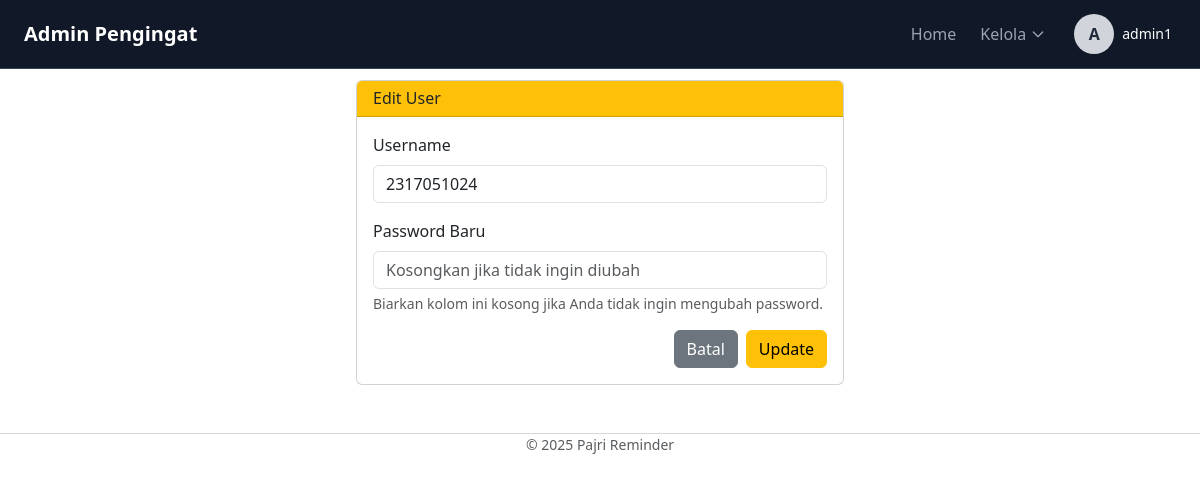
/admin/edit_user.php?id=7 (signed in), run on an earlier commit of the app's database.
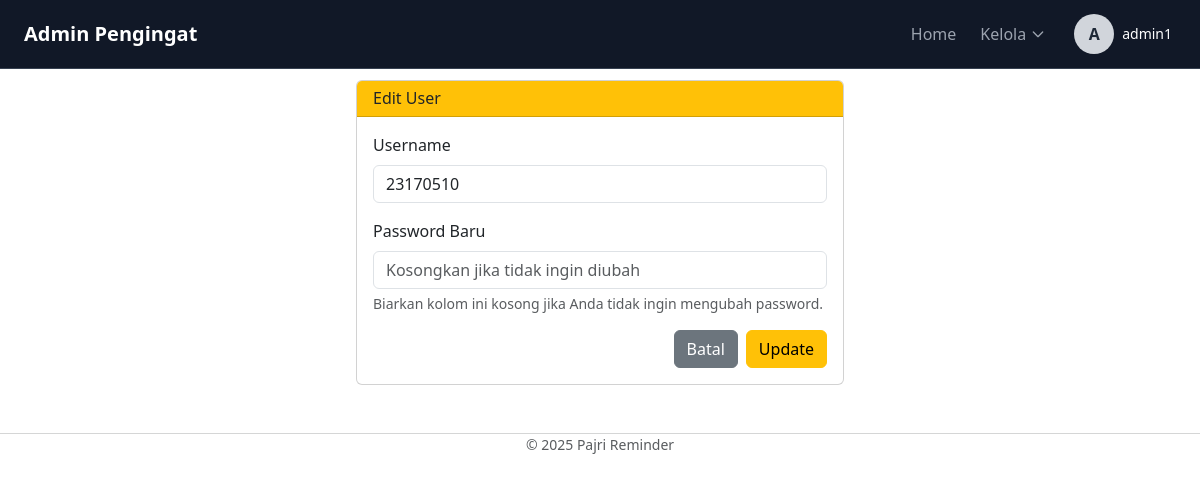
And on a later commit of the database.
### tables this page shows
CREATE TABLE `users` (
  `id` int NOT NULL,
  `username` varchar(50) NOT NULL,
  `password` varchar(255) NOT NULL,
  `role` enum('admin','user') DEFAULT 'user'
);

### admin/edit_user.php (the view, shortened to what this page needs)
<?php
require_once '../koneksi.php';
$id = $_GET['id'] ?? null;
$stmt = $pdo->prepare("SELECT * FROM users WHERE id = ?");
$stmt->execute([$id]);
$user = $stmt->fetch();
?>
<!DOCTYPE html>
<html lang="id">
<head>
    <link href="https://cdn.jsdelivr.net/npm/bootstrap@5.3.0/dist/css/bootstrap.min.css" rel="stylesheet">
</head>
<body>
    <?php include 'header.php'; ?>
    <div class="container content-container">
        <div class="row justify-content-center">
            <div class="col-md-8 col-lg-6">
                <div class="card">
                    <div class="card-header bg-warning text-dark">
                        <h4 class="mb-0">Edit User</h4>
                    </div>
                    <div class="card-body">
                        <form method="POST">
                            <div class="mb-3">
                                <label for="username" class="form-label">Username</label>
                                <input type="text" class="form-control" id="username" name="username"
                                    value="<?= htmlspecialchars($user['username']) ?>" required>
                            </div>
                            <div class="mb-3">
                                <label for="password" class="form-label">Password Baru</label>
                                <input type="password" class="form-control" id="password" name="password"
                                    placeholder="Kosongkan jika tidak ingin diubah">
                                <div class="form-text">Biarkan kolom ini kosong jika Anda tidak ingin mengubah password.
                                </div>
                            </div>
                            <div class="d-flex justify-content-end">
                                <a href="index.php" class="btn btn-secondary me-2">Batal</a>
                                <button type="submit" class="btn btn-warning">Update</button>
                            </div>
                        </form>
                    </div>
                </div>
            </div>
        </div>
    </div>
    <?php include 'footer.php'; ?>
</body>
</html>

What changed in the data, as far as the page shows it:
changed users: username "2317051024" → "23170510"
